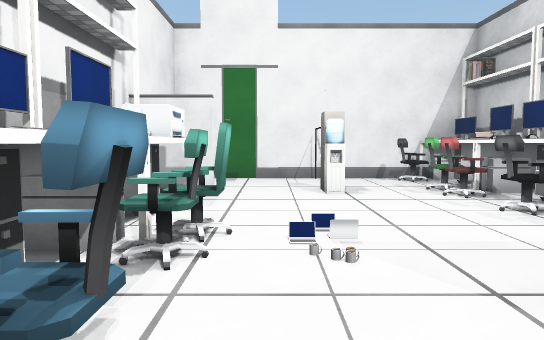
View 1 (above)

14 first-person views from a walk through a scene from a Unity 3-D project. The camera is 1.4 m above the floor, tilts 4° down and sees 70° across. The floor is counted in squares, 1 m on a side. Each view is taken from the middle of a square. On the plan, view 1 faces up. The plan holds only what a view shows up to about 16 squares ahead; the rest is blank. The player character is not drawn. Some surface patterns are stand-ins.

View 2
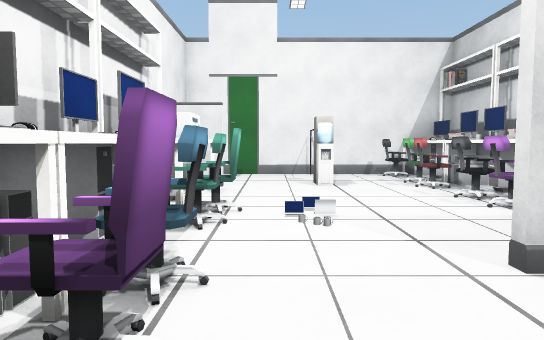

View 3
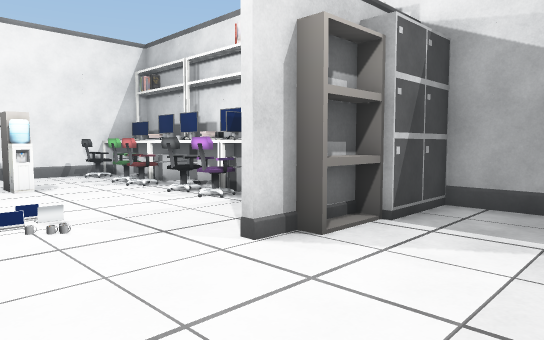

View 4
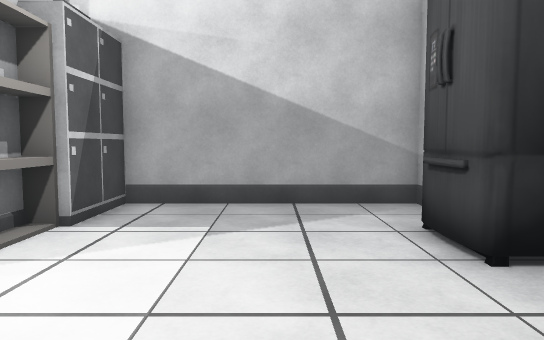

View 5
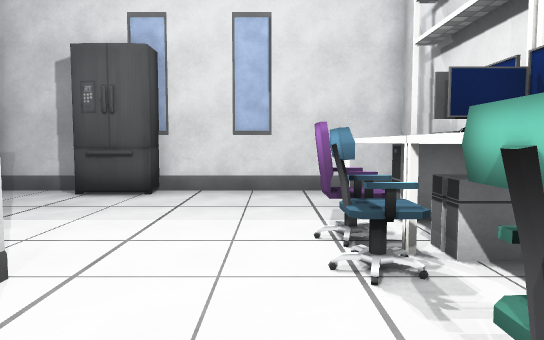

View 6
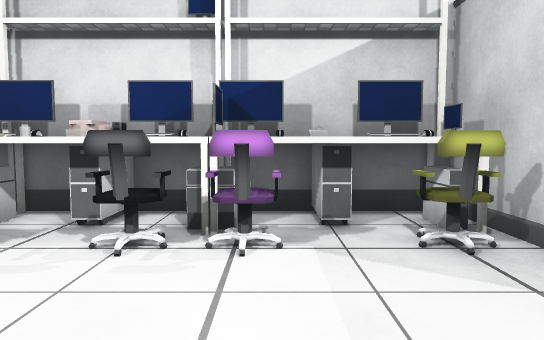

View 7
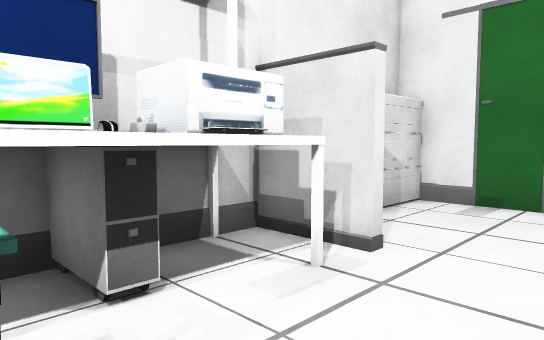

View 8
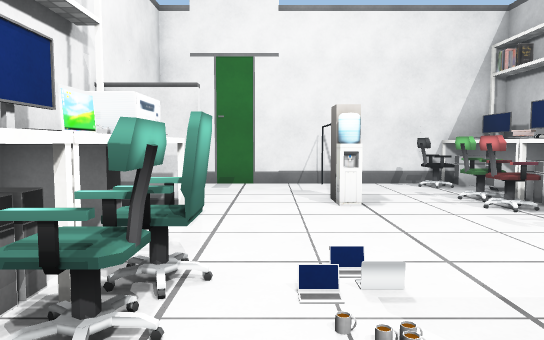

View 9
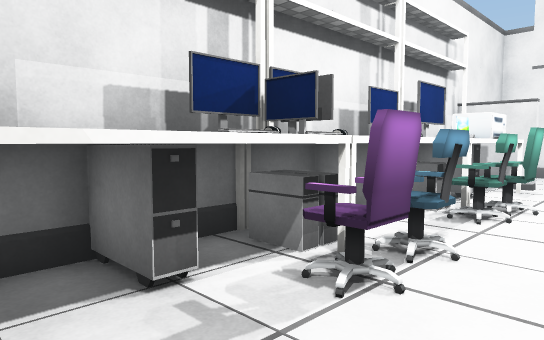

View 10
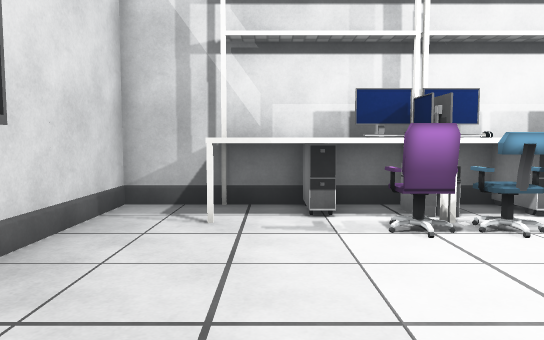

View 11
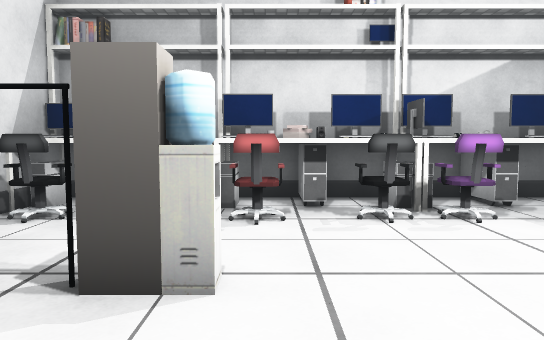

View 12
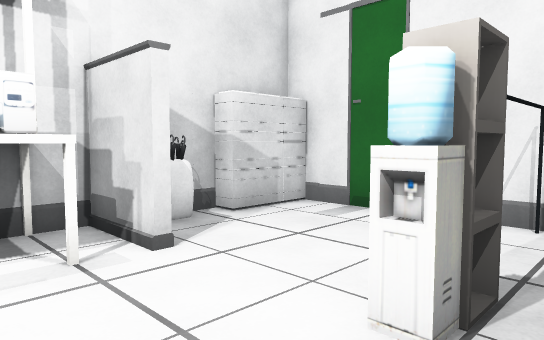

View 13
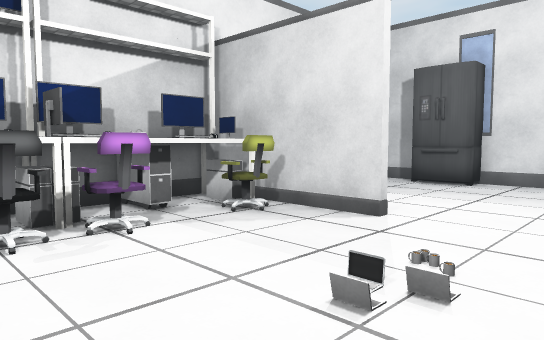

View 14
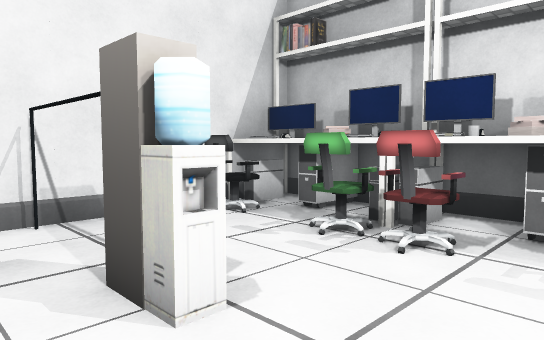

### Floor plan
Points are (right, up) in squares from view 1. A wall is a line through its corners. A room is listed if a view was taken in it or the views show most of it. See-through windows are left out.
Room 1 (views 1, 2, 3, 4, 5, 6, 7, 8, 9, 10, 11, 12, 13, 14)
walls: (5.4, 2.1) (4.4, 2.1); (5.5, 1.6) (3.7, 1.6) (3.7, 2.1) (2.7, 2.1) (2.7, 2.4) (8, 2.4) (8, 15.4); (2.1, 11) (1.4, 11); (2, 11.5) (2, 10.5) (1.5, 10.5) (1.5, 11.5); (-1.5, 10.5) (-3.8, 10.5) (-3.8, -5.4) (3.4, -5.4); (-3.8, 13.1) (-3.8, 11.9); (4.5, 15.4) (-2.5, 15.4); (5.7, -5.4) (8, -5.4) (8, 1.5)
objects: desk (-3, -3) to (-2, -1); computer (-3, 0) to (-2, 1); computer (-3, 1) to (-3, 2); computer (-3, 4) to (-3, 5); computer (-3, 6) to (-3, 7); printer (-3, 8) to (-2, 9); other object (-3, 12); other object (-3, 13); other object (-3, 14); chair (-2, 0) to (-1, 1); desk (-2, 2) to (-2, 5); laptop (-2, 6) to (-2, 7); other object (-1, 2); other object (-1, 4); chair (-1, 5) to (-1, 6); other object (2, 12); other object (2, 15); fridge (4, -4) to (5, -4); other object (5, 3) to (5, 4); other object (5, 6); other object (5, 7) to (5, 8); other object (5, 10) to (5, 11); other object (5, 12); other object (5, 14) to (5, 15); other object (6, 1) to (7, 1); desk (6, 3); computer (6, 4) to (7, 4); desk (6, 5) to (7, 6); monitor (6, 7); computer (6, 8) to (7, 8); desk (6, 9); other object (6, 10); desk (6, 11); desk (6, 12) to (6, 15); monitor (7, 3); monitor (7, 6) to (7, 7); other object (7, 9); books (7, 10); computer (7, 11); computer (7, 12); books (7, 13); computer (7, 14) to (7, 15)

Positions as (right, up) in squares from view 1, and headings:
1: (0, 0), facing up
2: (0, -2), facing up
3: (-1, -2), facing up-right
4: (-1, -2), facing right
5: (0, 6), facing down
6: (0, 6), facing right
7: (1, 6), facing up-left
8: (0, 2), facing up
9: (1, -3), facing up-left
10: (5, -2), facing left
11: (-2, 10), facing right
12: (3, 8), facing up-left
13: (-1, 9), facing down-right
14: (0, 8), facing up-right
